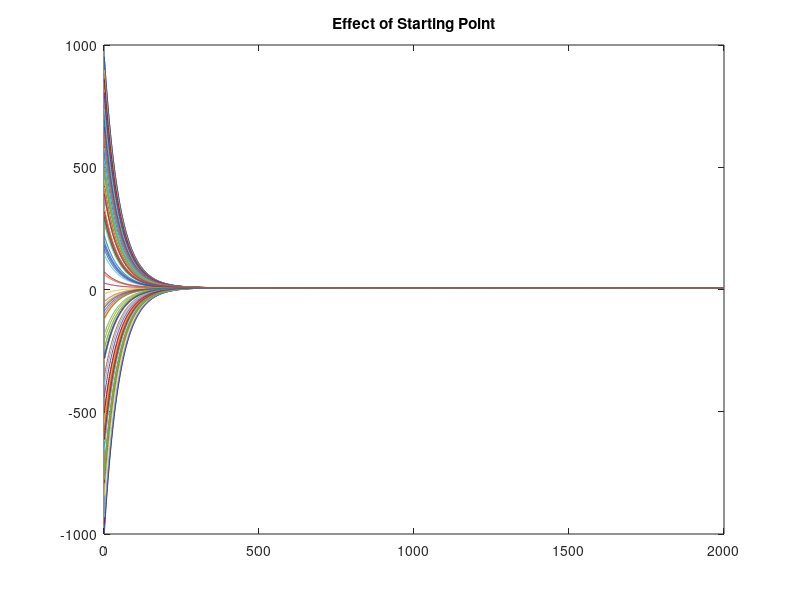

MATLAB code for this plot:
N=2000; % number of iterations
mu=.01; % algorithm stepsize
x=zeros(size(1,N)); % initialize x to zero
for i=1:100
    x(1)=randi([-1000 1000],1,1); % starting point x(1)
    for k=1:N-1
        x(k+1)=(1-2*mu)*x(k)+14*mu; % update equation
    end
    plot (x);
    hold on;
end
hold off;
title('Effect of Starting Point');